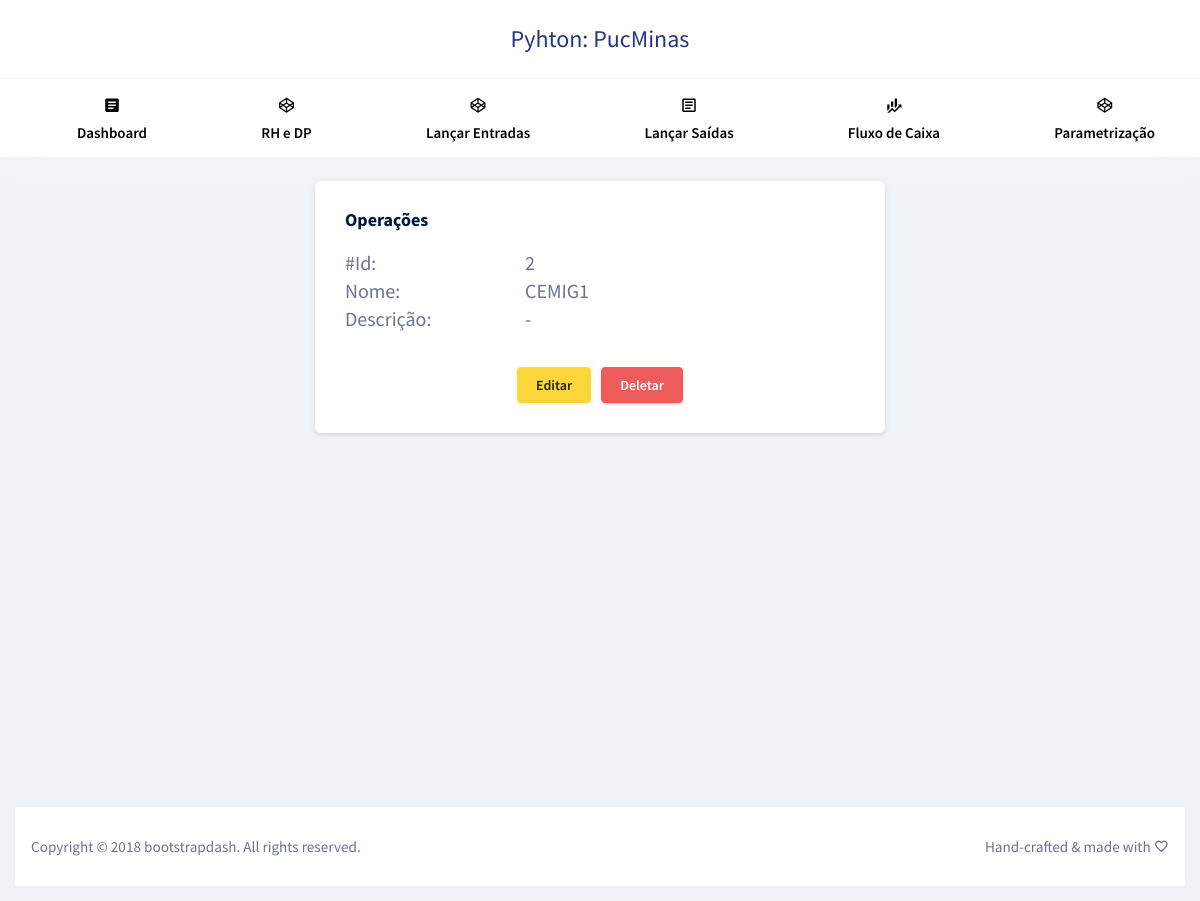
Page /classificacao-operacao/2/ on the committed database.
### aplicacao/models/classificacaoOperacao.py (models this page shows, shortened)
class ClassificacaoOperacao(models.Model):
	nome = models.CharField(max_length=30)
	descricao = models.CharField(max_length=30)

### aplicacao/views/view_classificacaoOperacao.py (the view)
def show(request, id):
    returnedObject = ClassificacaoOperacao.objects.get(pk=id)
    dados = {"returnedObject": returnedObject}
    return render(request, "classificacao-operacao/detalhar.html", dados)

### aplicacao/templates/classificacao-operacao/detalhar.html (shortened to what this page needs)
{% extends 'layout/app.html' %}
{% block xpto %}
<div class="row justify-content-md-center">
	<div class="col-md-6 grid-margin stretch-card">
		<div class="card">
			<div class="card-body">
				<h4 class="card-title">Operações</h4>
                    <div class='row'>
                        <div class='col-4'><h3>#Id: </h3></div>
                        <div class='col-8'><h3>{{returnedObject.id}}</h3></div>
                    </div>
                    <div class='row'>
                        <div class='col-4'><h3>Nome: </h3></div>
                        <div class='col-8'><h3>{{returnedObject.nome}}</h3></div>
                    </div>
                    <div class='row'>
                        <div class='col-4'><h3>Descrição: </h3></div>
                        <div class='col-8'><h3>{{returnedObject.descricao}}</h3></div>
                    </div>
                    <div class='row justify-content-md-center' style="margin-top:30px">
                        <div style="margin-right:10px">
                            <form action="{% url 'classificacao-operacao.edit' returnedObject.id %}" method="post">
                                <button type="submit" value="edit" class="btn btn-warning btn-md">Editar</button>
                            </form>
                        </div>
                        <div>
                            <form action="{% url 'classificacao-operacao.delete' returnedObject.id %}" method="post">
                                <button type="submit" value="Delete" class="btn btn-danger btn-md">Deletar</button>
                            </form>
                        </div>
                    </div>
			</div>
		</div>
	</div>
</div>
{% endblock %}

### rows in the picture
ClassificacaoOperacao: id "2", nome "CEMIG1", descricao "-"
